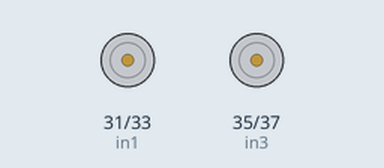
This sketch was run on a simulated Arduino Mega 2560, built with avr-gcc and run on an emulated ATmega2560. Shown: motor-driver pin pairs drawn as motors (green arrow = first pin HIGH = forward, orange = second pin HIGH = backward, longer = more drive).

Above: at 0.5 s.
Timing chart, 0 to 4.6 s (numbered marks = the images above):
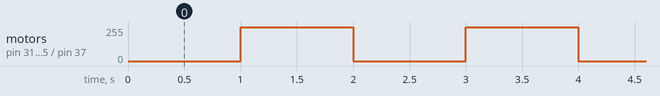

Measured:
- by itself, motor on pin 31 (in1) / pin 33 (in2), motor on pin 35 (in3) / pin 37 (in4): alternates forward 255/255 for 1.0 s and stopped for 1.0 s

The sketch:

DC_mootors.ino
```cpp
/*
int in1 = 35;
int in2 = 37;
int in3 = 39;
int in4 = 41 ;

int speedPinA = 33;
int speedPinB = 43;
*/

int in1 = 31;
int in2 = 33;
int in3 = 35;
int in4 = 37 ;

int speedPinA = 7;
int speedPinB = 12;


void setup() {
  // afturmotorar
  pinMode(in1,OUTPUT);
  pinMode(in2,OUTPUT);
  pinMode(in3,OUTPUT);
  pinMode(in4,OUTPUT);

  digitalWrite(in1,HIGH);
  digitalWrite(in2,HIGH);
  digitalWrite(in3,HIGH);
  digitalWrite(in4,HIGH);
}

void loop() {
  // put your main code here, to run repeatedly:
  //Serial.write("HA");
  delay(1000);
  RearDriveOn();
  delay(1000); //test má taka
  RearDriveOff();
}

void RearDriveOn() {
  digitalWrite(in1,HIGH);
  digitalWrite(in2,LOW);
  digitalWrite(in3,HIGH);
  digitalWrite(in4,LOW);
}

void RearDriveOff() {
  digitalWrite(in1,LOW);
  digitalWrite(in2,LOW);
  digitalWrite(in3,LOW);
  digitalWrite(in4,LOW);
}
```
